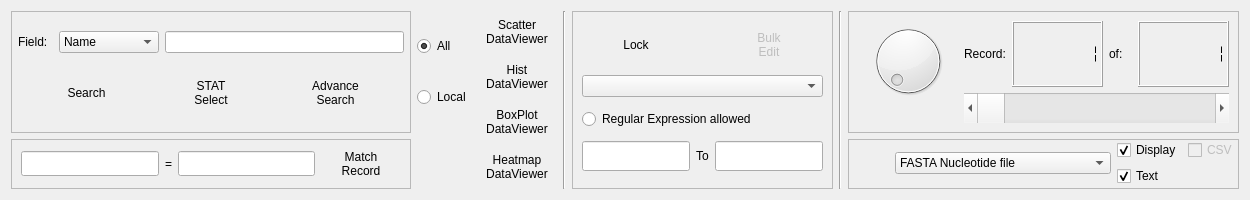
     <widget class="QFrame" name="frame_11">
      <property name="sizePolicy">
       <sizepolicy hsizetype="Preferred" vsizetype="Preferred">
        <horstretch>0</horstretch>
        <verstretch>0</verstretch>
       </sizepolicy>
      </property>
      <property name="minimumSize">
       <size>
        <width>0</width>
        <height>200</height>
       </size>
      </property>
      <property name="maximumSize">
       <size>
        <width>16777215</width>
        <height>200</height>
       </size>
      </property>
      <property name="frameShape">
       <enum>QFrame::NoFrame</enum>
      </property>
      <property name="frameShadow">
       <enum>QFrame::Raised</enum>
      </property>
      <layout class="QGridLayout" name="gridLayout_61">
       <item row="0" column="0">
        <widget class="QFrame" name="frame_3">
         <property name="minimumSize">
          <size>
           <width>400</width>
           <height>0</height>
          </size>
         </property>
         <property name="frameShape">
          <enum>QFrame::StyledPanel</enum>
         </property>
         <property name="frameShadow">
          <enum>QFrame::Raised</enum>
         </property>
         <layout class="QGridLayout" name="gridLayout_22">
          <property name="leftMargin">
           <number>6</number>
          </property>
          <property name="topMargin">
           <number>3</number>
          </property>
          <property name="rightMargin">
           <number>6</number>
          </property>
          <property name="bottomMargin">
           <number>3</number>
          </property>
          <item row="2" column="0">
           <widget class="QLabel" name="label_13">
            <property name="text">
             <string>Field:</string>
            </property>
           </widget>
          </item>
          <item row="2" column="1" colspan="2">
           <widget class="QComboBox" name="cboFindField">
            <property name="sizePolicy">
             <sizepolicy hsizetype="Preferred" vsizetype="Preferred">
              <horstretch>0</horstretch>
              <verstretch>0</verstretch>
             </sizepolicy>
            </property>
            <property name="minimumSize">
             <size>
              <width>0</width>
              <height>0</height>
             </size>
            </property>
            <property name="maximumSize">
             <size>
              <width>16777215</width>
              <height>30</height>
             </size>
            </property>
            <property name="toolTip">
             <string>Choose a column name to search:</string>
            </property>
            <property name="currentText">
             <string>Name</string>
            </property>
            <property name="frame">
             <bool>true</bool>
            </property>
            <item>
             <property name="text">
              <string>Name</string>
             </property>
            </item>
            <item>
             <property name="text">
              <string>From column</string>
             </property>
            </item>
            <item>
             <property name="text">
              <string>Any</string>
             </property>
            </item>
           </widget>
          </item>
          <item row="2" column="3" colspan="6">
           <widget class="QLineEdit" name="txtFieldSearch">
            <property name="minimumSize">
             <size>
              <width>0</width>
              <height>22</height>
             </size>
            </property>
            <property name="font">
             <font>
              <family>Lucida Grande</family>
             </font>
            </property>
           </widget>
          </item>
          <item row="3" column="0" colspan="9">
           <layout class="QHBoxLayout" name="horizontalLayout_22">
            <item>
             <widget class="QPushButton" name="btnFieldSearch">
              <property name="sizePolicy">
               <sizepolicy hsizetype="Preferred" vsizetype="Preferred">
                <horstretch>0</horstretch>
                <verstretch>0</verstretch>
               </sizepolicy>
              </property>
              <property name="minimumSize">
               <size>
                <width>0</width>
                <height>30</height>
               </size>
              </property>
              <property name="toolTip">
               <string>Search</string>
              </property>
              <property name="text">
               <string>Search</string>
              </property>
              <property name="icon">
               <iconset resource="Resources/VgenesResources.qrc">
                <normaloff>:/PNG-Icons/search.png</normaloff>:/PNG-Icons/search.png</iconset>
              </property>
              <property name="iconSize">
               <size>
                <width>30</width>
                <height>30</height>
               </size>
              </property>
              <property name="flat">
               <bool>true</bool>
              </property>
             </widget>
            </item>
            <item>
             <widget class="QPushButton" name="pushButtonStat">
              <property name="minimumSize">
               <size>
                <width>0</width>
                <height>30</height>
               </size>
              </property>
              <property name="maximumSize">
               <size>
                <width>100</width>
                <height>16777215</height>
               </size>
              </property>
              <property name="toolTip">
               <string>Select records from distribution</string>
              </property>
              <property name="text">
               <string>STAT
Select</string>
              </property>
              <property name="icon">
               <iconset resource="Resources/VgenesResources.qrc">
                <normaloff>:/PNG-Icons/bar_chart.png</normaloff>:/PNG-Icons/bar_chart.png</iconset>
              </property>
              <property name="iconSize">
               <size>
                <width>30</width>
                <height>30</height>
               </size>
              </property>
              <property name="flat">
               <bool>true</bool>
              </property>
             </widget>
            </item>
            <item>
             <widget class="QPushButton" name="pushButtonAdvance">
              <property name="minimumSize">
               <size>
                <width>0</width>
                <height>30</height>
               </size>
              </property>
              <property name="text">
               <string>Advance
Search</string>
              </property>
              <property name="icon">
               <iconset resource="Resources/VgenesResources.qrc">
                <normaloff>:/PNG-Icons/database.png</normaloff>:/PNG-Icons/database.png</iconset>
              </property>
              <property name="iconSize">
               <size>
                <width>30</width>
                <height>30</height>
               </size>
              </property>
              <property name="flat">
               <bool>true</bool>
              </property>
             </widget>
            </item>
           </layout>
          </item>
         </layout>
        </widget>
       </item>
       <item row="0" column="6" rowspan="2">
        <widget class="Line" name="line_18">
         <property name="orientation">
          <enum>Qt::Vertical</enum>
         </property>
        </widget>
       </item>
       <item row="1" column="1">
        <widget class="QPushButton" name="pushButtonUserList">
         <property name="maximumSize">
          <size>
           <width>60</width>
           <height>60</height>
          </size>
         </property>
         <property name="text">
          <string/>
         </property>
         <property name="icon">
          <iconset resource="Resources/VgenesResources.qrc">
           <normaloff>:/PNG-Icons/computer_mouse.png</normaloff>:/PNG-Icons/computer_mouse.png</iconset>
         </property>
         <property name="iconSize">
          <size>
           <width>40</width>
           <height>40</height>
          </size>
         </property>
         <property name="flat">
          <bool>true</bool>
         </property>
        </widget>
       </item>
       <item row="1" column="0">
        <widget class="QFrame" name="frame_4">
         <property name="minimumSize">
          <size>
           <width>400</width>
           <height>0</height>
          </size>
         </property>
         <property name="frameShape">
          <enum>QFrame::StyledPanel</enum>
         </property>
         <property name="frameShadow">
          <enum>QFrame::Raised</enum>
         </property>
         <layout class="QGridLayout" name="gridLayout_9">
          <item row="0" column="2">
           <widget class="QLineEdit" name="valueLine">
            <property name="minimumSize">
             <size>
              <width>0</width>
              <height>25</height>
             </size>
            </property>
            <property name="font">
             <font>
              <family>Lucida Grande</family>
             </font>
            </property>
            <property name="readOnly">
             <bool>true</bool>
            </property>
           </widget>
          </item>
          <item row="0" column="1">
           <widget class="QLabel" name="label_58">
            <property name="text">
             <string>=</string>
            </property>
           </widget>
          </item>
          <item row="0" column="0">
           <widget class="QLineEdit" name="fieldLine">
            <property name="minimumSize">
             <size>
              <width>0</width>
              <height>25</height>
             </size>
            </property>
            <property name="font">
             <font>
              <family>Lucida Grande</family>
             </font>
            </property>
            <property name="readOnly">
             <bool>true</bool>
            </property>
           </widget>
          </item>
          <item row="0" column="3">
           <widget class="QPushButton" name="pushButtonSimilar">
            <property name="sizePolicy">
             <sizepolicy hsizetype="Preferred" vsizetype="Preferred">
              <horstretch>0</horstretch>
              <verstretch>0</verstretch>
             </sizepolicy>
            </property>
            <property name="minimumSize">
             <size>
              <width>30</width>
              <height>30</height>
             </size>
            </property>
            <property name="maximumSize">
             <size>
              <width>1000</width>
              <height>40</height>
             </size>
            </property>
            <property name="toolTip">
             <string>Click a field from the Record tab and records with similar values will be checked</string>
            </property>
            <property name="text">
             <string>Match
Record</string>
            </property>
            <property name="icon">
             <iconset resource="Resources/VgenesResources.qrc">
              <normaloff>:/PNG-Icons/SelectSimilar.png</normaloff>:/PNG-Icons/SelectSimilar.png</iconset>
            </property>
            <property name="iconSize">
             <size>
              <width>30</width>
              <height>30</height>
             </size>
            </property>
            <property name="autoDefault">
             <bool>false</bool>
            </property>
            <property name="default">
             <bool>false</bool>
            </property>
            <property name="flat">
             <bool>true</bool>
            </property>
           </widget>
          </item>
         </layout>
        </widget>
       </item>
       <item row="0" column="8">
        <widget class="QFrame" name="frame_5">
         <property name="frameShape">
          <enum>QFrame::StyledPanel</enum>
         </property>
         <property name="frameShadow">
          <enum>QFrame::Raised</enum>
         </property>
         <layout class="QGridLayout" name="gridLayout_16">
          <item row="0" column="3">
           <widget class="QLabel" name="label_4">
            <property name="sizePolicy">
             <sizepolicy hsizetype="Preferred" vsizetype="Preferred">
              <horstretch>0</horstretch>
              <verstretch>0</verstretch>
             </sizepolicy>
            </property>
            <property name="minimumSize">
             <size>
              <width>0</width>
              <height>10</height>
             </size>
            </property>
            <property name="text">
             <string>of:</string>
            </property>
           </widget>
          </item>
          <item row="0" column="4">
           <widget class="QLCDNumber" name="lcdNumber_max">
            <property name="sizePolicy">
             <sizepolicy hsizetype="Preferred" vsizetype="Preferred">
              <horstretch>0</horstretch>
              <verstretch>0</verstretch>
             </sizepolicy>
            </property>
            <property name="minimumSize">
             <size>
              <width>34</width>
              <height>20</height>
             </size>
            </property>
            <property name="digitCount">
             <number>8</number>
            </property>
            <property name="segmentStyle">
             <enum>QLCDNumber::Flat</enum>
            </property>
            <property name="value" stdset="0">
             <double>1.000000000000000</double>
            </property>
           </widget>
          </item>
          <item row="0" column="2">
           <widget class="QLCDNumber" name="lcdNumber_current">
            <property name="sizePolicy">
             <sizepolicy hsizetype="Preferred" vsizetype="Preferred">
              <horstretch>0</horstretch>
              <verstretch>0</verstretch>
             </sizepolicy>
            </property>
            <property name="minimumSize">
             <size>
              <width>34</width>
              <height>20</height>
             </size>
            </property>
            <property name="digitCount">
             <number>8</number>
            </property>
            <property name="segmentStyle">
             <enum>QLCDNumber::Flat</enum>
            </property>
            <property name="value" stdset="0">
             <double>1.000000000000000</double>
            </property>
           </widget>
          </item>
          <item row="1" column="1" colspan="4">
           <widget class="QScrollBar" name="horizontalScrollBar">
            <property name="sizePolicy">
             <sizepolicy hsizetype="Preferred" vsizetype="Preferred">
              <horstretch>0</horstretch>
              <verstretch>0</verstretch>
             </sizepolicy>
            </property>
            <property name="minimumSize">
             <size>
              <width>200</width>
              <height>30</height>
             </size>
            </property>
            <property name="orientation">
             <enum>Qt::Horizontal</enum>
            </property>
           </widget>
          </item>
          <item row="0" column="1">
           <widget class="QLabel" name="label_12">
            <property name="sizePolicy">
             <sizepolicy hsizetype="Preferred" vsizetype="Preferred">
              <horstretch>0</horstretch>
              <verstretch>0</verstretch>
             </sizepolicy>
            </property>
            <property name="minimumSize">
             <size>
              <width>0</width>
              <height>10</height>
             </size>
            </property>
            <property name="text">
             <string>Record:</string>
            </property>
           </widget>
          </item>
          <item row="0" column="0">
           <widget class="QDial" name="dial">
            <property name="sizePolicy">
             <sizepolicy hsizetype="Preferred" vsizetype="Preferred">
              <horstretch>0</horstretch>
              <verstretch>0</verstretch>
             </sizepolicy>
            </property>
            <property name="minimumSize">
             <size>
              <width>80</width>
              <height>80</height>
             </size>
            </property>
            <property name="maximumSize">
             <size>
              <width>120</width>
              <height>16777215</height>
             </size>
            </property>
            <property name="toolTip">
             <string>Single click to focus and use arrow keys to increment</string>
            </property>
            <property name="invertedAppearance">
             <bool>false</bool>
            </property>
            <property name="invertedControls">
             <bool>false</bool>
            </property>
            <property name="notchesVisible">
             <bool>false</bool>
            </property>
           </widget>
          </item>
         </layout>
        </widget>
       </item>
       <item row="0" column="3" rowspan="2">
        <widget class="Line" name="line">
         <property name="minimumSize">
          <size>
           <width>0</width>
           <height>100</height>
          </size>
         </property>
         <property name="orientation">
          <enum>Qt::Vertical</enum>
         </property>
        </widget>
       </item>
       <item row="0" column="1">
        <layout class="QVBoxLayout" name="verticalLayout_12">
         <item>
          <widget class="QRadioButton" name="rdoAll">
           <property name="toolTip">
            <string>Search from the entire database</string>
           </property>
           <property name="text">
            <string>All</string>
           </property>
           <property name="checked">
            <bool>true</bool>
           </property>
          </widget>
         </item>
         <item>
          <widget class="QRadioButton" name="rdoLocal">
           <property name="toolTip">
            <string>Search from the records that have the same value of three three grouping option with current selected record</string>
           </property>
           <property name="text">
            <string>Local</string>
           </property>
          </widget>
         </item>
        </layout>
       </item>
       <item row="0" column="4" rowspan="2">
        <widget class="QFrame" name="frame_10">
         <property name="frameShape">
          <enum>QFrame::StyledPanel</enum>
         </property>
         <property name="frameShadow">
          <enum>QFrame::Raised</enum>
         </property>
         <layout class="QGridLayout" name="gridLayout_43">
          <item row="3" column="2">
           <widget class="QLabel" name="label_61">
            <property name="text">
             <string>To</string>
            </property>
            <property name="alignment">
             <set>Qt::AlignCenter</set>
            </property>
           </widget>
          </item>
          <item row="0" column="3">
           <widget class="QPushButton" name="btnFieldBulk">
            <property name="enabled">
             <bool>false</bool>
            </property>
            <property name="sizePolicy">
             <sizepolicy hsizetype="Preferred" vsizetype="Preferred">
              <horstretch>0</horstretch>
              <verstretch>0</verstretch>
             </sizepolicy>
            </property>
            <property name="minimumSize">
             <size>
              <width>0</width>
              <height>30</height>
             </size>
            </property>
            <property name="toolTip">
             <string>Edit search field of all checked records to match edit/search box value</string>
            </property>
            <property name="text">
             <string>Bulk 
Edit</string>
            </property>
            <property name="icon">
             <iconset resource="Resources/VgenesResources.qrc">
              <normaloff>:/PNG-Icons/edit.png</normaloff>:/PNG-Icons/edit.png</iconset>
            </property>
            <property name="iconSize">
             <size>
              <width>30</width>
              <height>30</height>
             </size>
            </property>
            <property name="flat">
             <bool>true</bool>
            </property>
           </widget>
          </item>
          <item row="3" column="3">
           <widget class="QLineEdit" name="lineEditReplace">
            <property name="minimumSize">
             <size>
              <width>0</width>
              <height>30</height>
             </size>
            </property>
            <property name="font">
             <font>
              <family>Lucida Grande</family>
             </font>
            </property>
           </widget>
          </item>
          <item row="0" column="0" colspan="2">
           <widget class="QPushButton" name="pushButtonLock">
            <property name="minimumSize">
             <size>
              <width>0</width>
              <height>20</height>
             </size>
            </property>
            <property name="maximumSize">
             <size>
              <width>300</width>
              <height>16777215</height>
             </size>
            </property>
            <property name="toolTip">
             <string>Lock/Unlock Edit</string>
            </property>
            <property name="text">
             <string>Lock</string>
            </property>
            <property name="icon">
             <iconset resource="Resources/VgenesResources.qrc">
              <normaloff>:/PNG-Icons/locked.png</normaloff>:/PNG-Icons/locked.png</iconset>
            </property>
            <property name="iconSize">
             <size>
              <width>30</width>
              <height>30</height>
             </size>
            </property>
            <property name="flat">
             <bool>true</bool>
            </property>
           </widget>
          </item>
          <item row="2" column="0" colspan="4">
           <widget class="QRadioButton" name="radioButtonReg">
            <property name="text">
             <string>Regular Expression allowed</string>
            </property>
           </widget>
          </item>
          <item row="3" column="0" colspan="2">
           <widget class="QLineEdit" name="lineEditTarget">
            <property name="minimumSize">
             <size>
              <width>0</width>
              <height>30</height>
             </size>
            </property>
            <property name="font">
             <font>
              <family>Lucida Grande</family>
             </font>
            </property>
           </widget>
          </item>
          <item row="1" column="0" colspan="4">
           <widget class="QComboBox" name="cboFindField1"/>
          </item>
         </layout>
        </widget>
       </item>
       <item row="1" column="8">
        <widget class="QFrame" name="frame_23">
         <property name="frameShape">
          <enum>QFrame::StyledPanel</enum>
         </property>
         <property name="frameShadow">
          <enum>QFrame::Raised</enum>
         </property>
         <layout class="QGridLayout" name="gridLayout_44">
          <property name="leftMargin">
           <number>0</number>
          </property>
          <property name="topMargin">
           <number>0</number>
          </property>
          <property name="rightMargin">
           <number>0</number>
          </property>
          <property name="bottomMargin">
           <number>0</number>
          </property>
          <item row="0" column="1" rowspan="2">
           <widget class="QComboBox" name="cboReportOptions">
            <property name="toolTip">
             <string>Report Type</string>
            </property>
            <item>
             <property name="text">
              <string>FASTA Nucleotide file</string>
             </property>
            </item>
            <item>
             <property name="text">
              <string>FASTA raw Nucleotide sequences</string>
             </property>
            </item>
            <item>
             <property name="text">
              <string>FASTA Amino Acid file</string>
             </property>
            </item>
            <item>
             <property name="text">
              <string>FASTA Germline Nucleotide file</string>
             </property>
            </item>
            <item>
             <property name="text">
              <string>FASTA Germline Amino Acid file</string>
             </property>
            </item>
            <item>
             <property name="text">
              <string>AbVec cloning PCR</string>
             </property>
            </item>
            <item>
             <property name="text">
              <string>Sequence summary</string>
             </property>
            </item>
            <item>
             <property name="text">
              <string>Heavy/Light Chain pairs (.csv)</string>
             </property>
            </item>
            <item>
             <property name="text">
              <string>CSV format full records</string>
             </property>
            </item>
            <item>
             <property name="text">
              <string>CSV format customized fields</string>
             </property>
            </item>
            <item>
             <property name="text">
              <string>Count AA mutations</string>
             </property>
            </item>
            <item>
             <property name="text">
              <string>Sequence for GibsonClone</string>
             </property>
            </item>
           </widget>
          </item>
          <item row="0" column="2">
           <widget class="QCheckBox" name="ckReportDisplay">
            <property name="toolTip">
             <string>Display</string>
            </property>
            <property name="text">
             <string>Display</string>
            </property>
            <property name="checked">
             <bool>true</bool>
            </property>
           </widget>
          </item>
          <item row="1" column="2">
           <widget class="QCheckBox" name="ckReportText">
            <property name="toolTip">
             <string>Text format report</string>
            </property>
            <property name="text">
             <string>Text</string>
            </property>
            <property name="checked">
             <bool>true</bool>
            </property>
           </widget>
          </item>
          <item row="0" column="0" rowspan="2">
           <widget class="QPushButton" name="btnQuery">
            <property name="sizePolicy">
             <sizepolicy hsizetype="Fixed" vsizetype="Preferred">
              <horstretch>0</horstretch>
              <verstretch>0</verstretch>
             </sizepolicy>
            </property>
            <property name="minimumSize">
             <size>
              <width>0</width>
              <height>0</height>
             </size>
            </property>
            <property name="maximumSize">
             <size>
              <width>16777215</width>
              <height>50</height>
             </size>
            </property>
            <property name="toolTip">
             <string>generate report or subset based on checked items</string>
            </property>
            <property name="text">
             <string/>
            </property>
            <property name="icon">
             <iconset resource="Resources/VgenesResources.qrc">
              <normaloff>:/PNG-Icons/Query.png</normaloff>:/PNG-Icons/Query.png</iconset>
            </property>
            <property name="iconSize">
             <size>
              <width>35</width>
              <height>35</height>
             </size>
            </property>
            <property name="flat">
             <bool>true</bool>
            </property>
           </widget>
          </item>
          <item row="0" column="3">
           <widget class="QCheckBox" name="ckReportCSV">
            <property name="enabled">
             <bool>false</bool>
            </property>
            <property name="toolTip">
             <string>CSV format report</string>
            </property>
            <property name="text">
             <string>CSV</string>
            </property>
           </widget>
          </item>
         </layout>
        </widget>
       </item>
       <item row="0" column="2" rowspan="2">
        <layout class="QVBoxLayout" name="verticalLayout_14">
         <item>
          <widget class="QPushButton" name="pushButtonScatter">
           <property name="minimumSize">
            <size>
             <width>0</width>
             <height>30</height>
            </size>
           </property>
           <property name="maximumSize">
            <size>
             <width>100</width>
             <height>16777215</height>
            </size>
           </property>
           <property name="text">
            <string>Scatter
DataViewer</string>
           </property>
           <property name="icon">
            <iconset resource="Resources/VgenesResources.qrc">
             <normaloff>:/PNG-Icons/scatter.png</normaloff>:/PNG-Icons/scatter.png</iconset>
           </property>
           <property name="iconSize">
            <size>
             <width>30</width>
             <height>30</height>
            </size>
           </property>
           <property name="flat">
            <bool>true</bool>
           </property>
          </widget>
         </item>
         <item>
          <widget class="QPushButton" name="pushButtonHistViewer">
           <property name="maximumSize">
            <size>
             <width>100</width>
             <height>16777215</height>
            </size>
           </property>
           <property name="text">
            <string>Hist
DataViewer</string>
           </property>
           <property name="icon">
            <iconset resource="Resources/VgenesResources.qrc">
             <normaloff>:/PNG-Icons/hist.png</normaloff>:/PNG-Icons/hist.png</iconset>
           </property>
           <property name="iconSize">
            <size>
             <width>30</width>
             <height>30</height>
            </size>
           </property>
           <property name="flat">
            <bool>true</bool>
           </property>
          </widget>
         </item>
         <item>
          <widget class="QPushButton" name="pushButtonBoxplotViewer">
           <property name="maximumSize">
            <size>
             <width>100</width>
             <height>16777215</height>
            </size>
           </property>
           <property name="text">
            <string>BoxPlot
DataViewer</string>
           </property>
           <property name="icon">
            <iconset resource="Resources/VgenesResources.qrc">
             <normaloff>:/PNG-Icons/bar.png</normaloff>:/PNG-Icons/bar.png</iconset>
           </property>
           <property name="iconSize">
            <size>
             <width>30</width>
             <height>30</height>
            </size>
           </property>
           <property name="flat">
            <bool>true</bool>
           </property>
          </widget>
         </item>
         <item>
          <widget class="QPushButton" name="pushButtonHeatmapViewer">
           <property name="maximumSize">
            <size>
             <width>100</width>
             <height>16777215</height>
            </size>
           </property>
           <property name="text">
            <string>Heatmap
DataViewer</string>
           </property>
           <property name="icon">
            <iconset resource="Resources/VgenesResources.qrc">
             <normaloff>:/PNG-Icons/heat.png</normaloff>:/PNG-Icons/heat.png</iconset>
           </property>
           <property name="iconSize">
            <size>
             <width>30</width>
             <height>30</height>
            </size>
           </property>
           <property name="flat">
            <bool>true</bool>
           </property>
          </widget>
         </item>
        </layout>
       </item>
      </layout>
     </widget>
